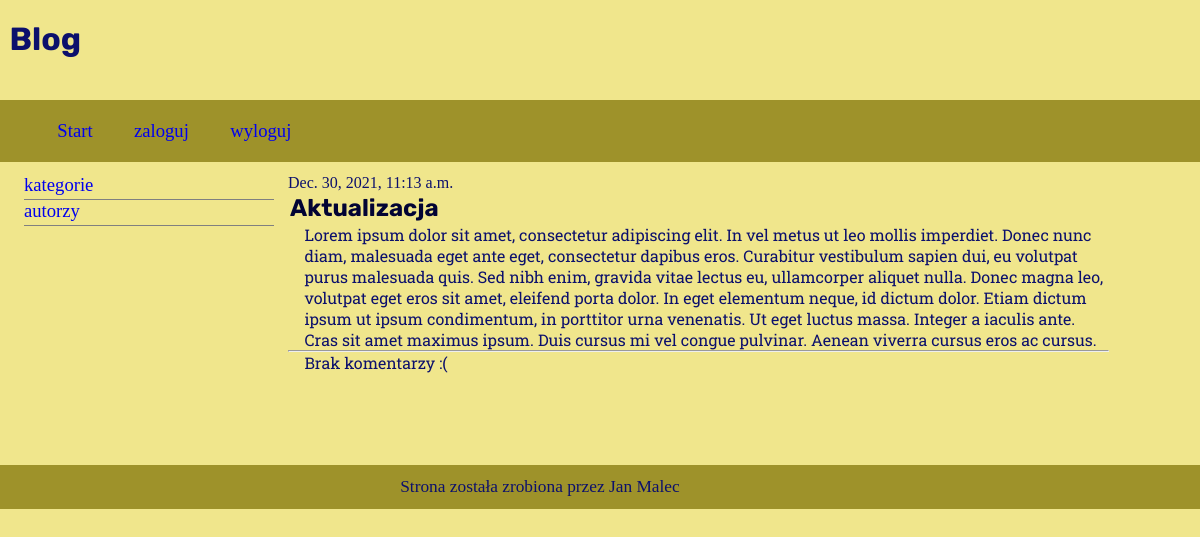
Screenshot of /post/3/ with the database file from the repository.
### blog/models.py (models this page shows, shortened)
class Post(models.Model):
    author = models.ForeignKey('auth.User', on_delete=models.CASCADE)
    title = models.CharField(max_length=200)
    text = models.TextField()
    created_date = models.DateTimeField(
            default=timezone.now)
    published_date = models.DateTimeField(
            blank=True, null=True)

### blog/views.py (the view)
# urls.py: path('post/<int:pk>/', views.post_detail, name='post_detail'),
def post_detail(request, pk):
    post = get_object_or_404(Post, pk=pk)
    Post.objects.get(pk=pk)
    return render(request, 'blog/post_detail.html', {'post':post})

### blog/templates/blog/post_detail.html (shortened to what this page needs)
{% extends 'blog/base.html' %}
{% block content %}
    {% if post.published_date %}
<div class="date">
    {{ post.published_date }}
</div>
{% endif %}
<h2>{{ post.title }}</h2>
<p>{{ post.text|linebreaksbr }}</p>
<hr>
{% for comment in post.comments.all %}
    <div class="comment">
        <div class="date">{{ comment.created_date }}</div>
        <strong>{{ comment.author }}</strong>
        <p>{{ comment.text|linebreaks }}</p>
    </div>
{% empty %}
    <p>Brak komentarzy :(</p>
{% endfor %}
{% endblock %}

### blog/static/css/main.css (style rules this page uses)
* { margin: 0px; padding: 0px; }
body { background-color: rgb(240,230,140); color: #0C106C; }
main section h2 { margin: 2px; font-family: 'Rubik', sans-serif; color: #020434; }
main section p { padding-left: 2%; font-family: 'Roboto Slab', serif; }

### rows the page displays
Post: published_date "Dec. 30, 2021, 11:13 a.m.", title "Aktualizacja", text "Lorem ipsum dolor sit amet, consectetur adipiscing elit. In vel metus ut leo mollis imperdiet. Donec nunc diam, malesuada eget ante eget, consectetur dapibus eros. Curabitur vestibulum sapien dui, eu volutpat purus malesuada quis. Sed nibh enim, gravida vitae lectus eu, ullamcorper aliquet nulla. Donec magna leo, volutpat eget eros sit amet, eleifend porta dolor. In eget elementum neque, id dictum dolor. Etiam dictum ipsum ut ipsum condimentum, in porttitor urna venenatis. Ut eget luctus massa. Integer a iaculis ante. Cras sit amet maximus ipsum. Duis cursus mi vel congue pulvinar. Aenean viverra cursus eros ac cursus."
